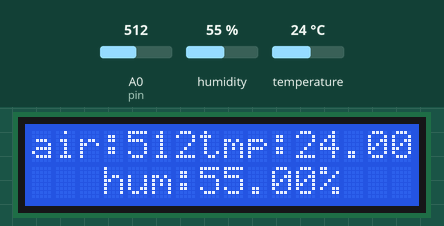
Simulated run of this sketch. Board: Arduino Uno, built with avr-gcc and run on an emulated ATmega328P. Shown: 16×2 character LCD. The test bench sets the inputs (shaded band); at power-on: humidity 55 %, A0 (pin) = 512, temperature 24 °C.

Above: at 1.3 s.
1.4 s: humidity set to 22 %
At 2.9 s:
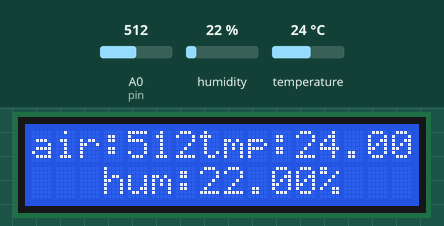
3.7 s: A0 (pin) set to 716
At 5.0 s:
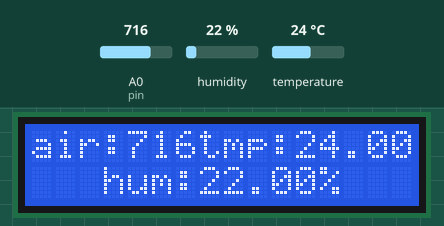
5.8 s: temperature set to 12 °C
At 7.1 s:
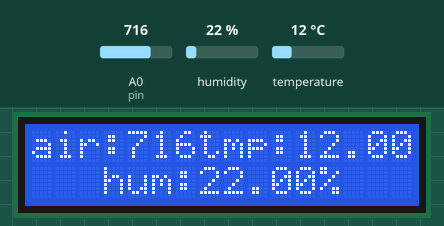
7.9 s: A0 (pin) set to 900
At 9.1 s:
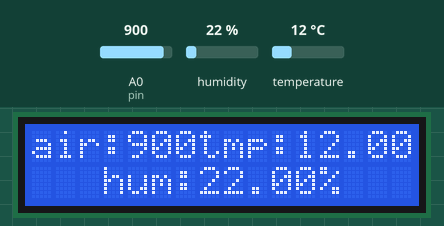
10.0 s: humidity set to 40 %
At 11.2 s:
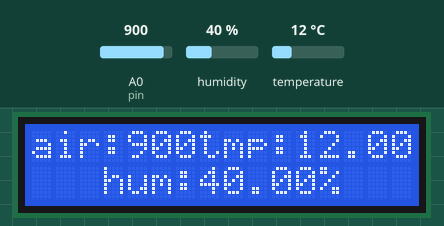
12.0 s: A0 (pin) set to 1023
At 13.3 s:
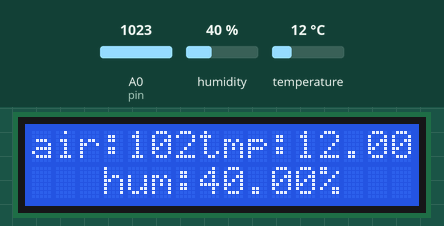
Timing chart, 0 to 15.0 s (numbered marks = the images above; inputs shaded):
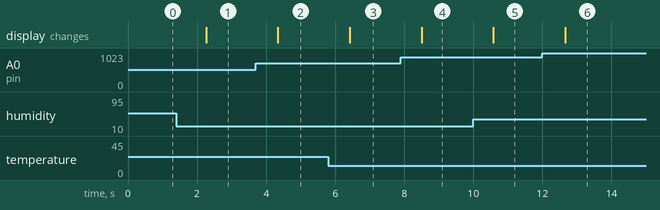

The sketch:

iot-air.ino
```cpp
#include <Wire.h>
#include <LiquidCrystal_I2C.h>
#include <DHT.h>
#define DHTPIN 2
#define DHTTYPE DHT11
DHT dht(DHTPIN, DHTTYPE);

float tempPin = 3;

int pin = A0;

LiquidCrystal_I2C lcd(0x27, 16, 2);

void setup(){

  pinMode(pin, INPUT);

  lcd.init();
  lcd.begin(16,2);
  lcd.backlight();
  lcd.clear();
  lcd.setCursor(4,0);
  dht.begin();


  Serial.begin(9600);
}

void loop(){

  int a = analogRead(pin);
  float h = dht.readHumidity();
  float t = dht.readTemperature();

  if (isnan(h) || isnan(t)) {
    Serial.println("Failed to read from DHT sensor!");
    return;
  }

  // Serial.print("Humidity= ");
  // Serial.print(h);


  // Serial.print("temperature: ");
  // Serial.print(t);
  // Serial.println("c ");

  // Serial.print("air: ");
  // Serial.println(a);

  lcd.setCursor(0,0);
  lcd.print("air:");
  lcd.print(a);

  lcd.setCursor(7,0);
  lcd.print("tmp:");
  lcd.print(t);
  lcd.print("C");

  lcd.setCursor(3,1);
  lcd.print("hum:");
  lcd.print(h);
  lcd.print("%");

  delay(1000);

}
```

Measured:
- after the input at 1.4 s, the display: changes after 0.86 s (image 1)
- after the input at 3.7 s, the display: changes after 0.64 s (image 2)
- after the input at 5.8 s, the display: changes after 0.62 s (image 3)
- after the input at 7.9 s, the display: changes after 0.60 s (image 4)
- after the input at 10.0 s, the display: changes after 0.58 s (image 5)
- after the input at 12.0 s, the display: changes after 0.66 s (image 6)
